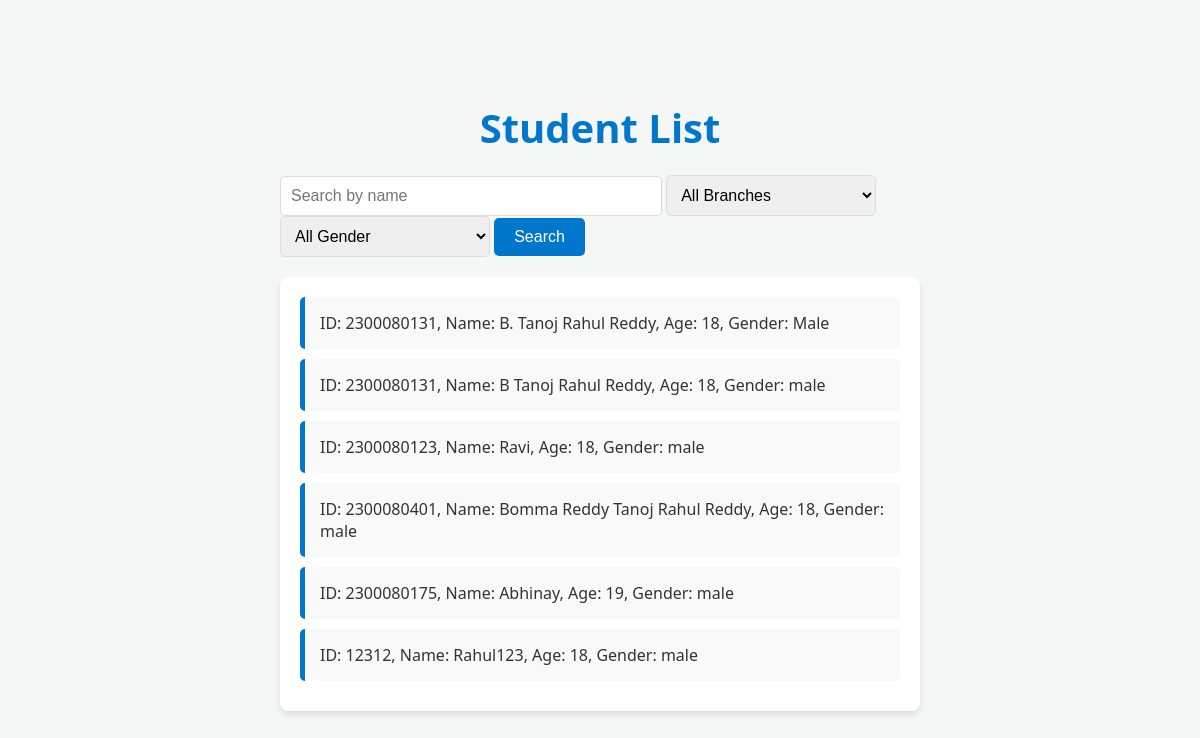
Screenshot of /student_list with the database file from the repository.
### app1/models.py (models this page shows, shortened)
class Student(models.Model):
    sid = models.IntegerField()
    branch = models.CharField(max_length=10, choices=select_branch)
    subject = models.CharField(max_length=4, choices=select_subject)
    name = models.CharField(max_length=100)
    age = models.PositiveIntegerField()
    gender = models.CharField(max_length=10, choices=gender)

### app1/views.py (the view)
# urls.py: path('student_list',views.student_list,name='student_list'),
def student_list(request):
    students = Student.objects.all()  # Fetch all students
    search_query = request.GET.get('search', '')
    branch_filter = request.GET.get('branch', '')
    gender=request.GET.get('gender','')
    if search_query:
        students = students.filter(name__icontains=search_query)
    if branch_filter:
        students = students.filter(branch=branch_filter)
    if gender:
        students=students.filter(gender=gender)
    context = {
        'students': students,
    }
    return render(request, 'student_list.html', context)

### app1/templates/Student_list.html (shortened to what this page needs)
<!DOCTYPE html>
<html lang="en">
<head>
</head>
<body>
    <div>
        <h1>Student List</h1>
        <div class="search-container">
            <form method="GET" action="">
                <input type="text" name="search" placeholder="Search by name" value="{{ request.GET.search }}">
                <select name="branch">
                    <option value="">All Branches</option>
                </select>
                <select name="gender">
                    <option value="">All Gender</option>
                </select>
                <button type="submit">Search</button>
            </form>
        </div>
        <ul>
            {% for student in students %}
                <li>ID: {{ student.sid }}, Name: {{ student.name }}, Age: {{ student.age }}, Gender: {{ student.gender }}</li>
            {% empty %}
                <li class="empty">No students found.</li>
            {% endfor %}
        </ul>
    </div>
</body>
</html>

### app1/templates/Student_list.html (style rules this page uses)
body { font-family: 'Segoe UI', Tahoma, Geneva, Verdana, sans-serif; background-color: #f4f7f6; color: #333; margin: 0; padding: 0; display: flex; justify-content: center; align-items: center; min-height: 100vh; }
h1 { text-align: center; color: #0077cc; font-size: 2.5rem; margin-bottom: 20px; }
.search-container { margin-bottom: 20px; display: flex; justify-content: space-between; max-width: 600px; width: 100%; }
.search-container input[type="text"] { width: 60%; padding: 10px; border-radius: 5px; border: 1px solid #ddd; font-size: 1rem; }
.search-container select { width: 35%; padding: 10px; border-radius: 5px; border: 1px solid #ddd; font-size: 1rem; }
.search-container button { padding: 10px 20px; background-color: #0077cc; color: white; border: none; border-radius: 5px; cursor: pointer; font-size: 1rem; transition: background-color 0.3s ease; }
ul { list-style: none; padding: 0; max-width: 600px; background-color: #ffffff; border-radius: 8px; box-shadow: 0 4px 6px rgba(0, 0, 0, 0.1); padding: 20px; width: 100%; }
li { padding: 15px; background-color: #f9f9f9; border-radius: 5px; margin-bottom: 10px; display: flex; justify-content: space-between; align-items: center; border-left: 5px solid #0077cc; transition: all 0.3s ease; }

### rows the page displays
Student: sid "2300080131", name "B. Tanoj Rahul Reddy", age "18", gender "Male"
Student: sid "2300080131", name "B Tanoj Rahul Reddy", age "18", gender "male"
Student: sid "2300080123", name "Ravi", age "18", gender "male"
Student: sid "2300080401", name "Bomma Reddy Tanoj Rahul Reddy", age "18", gender "male"
Student: sid "2300080175", name "Abhinay", age "19", gender "male"
Student: sid "12312", name "Rahul123", age "18", gender "male"
